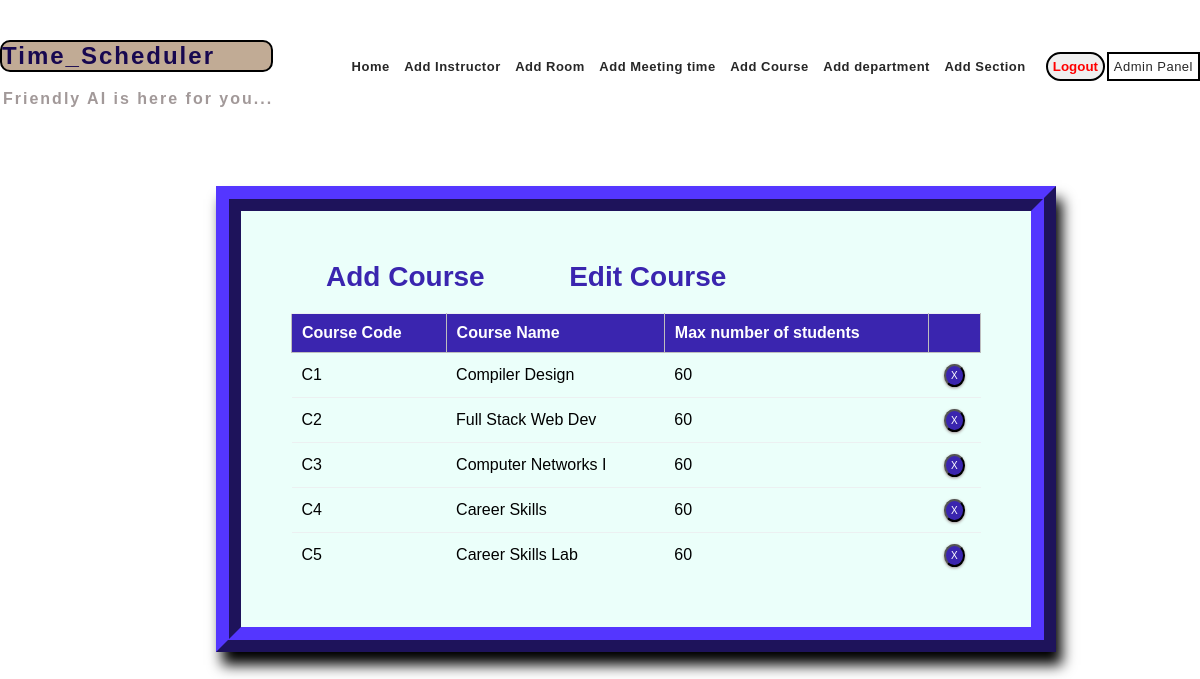
Page /course_list/ on the committed database.
### mm1/models.py (models this page shows, shortened)
class Course(models.Model):
    course_number = models.CharField(max_length=5, primary_key=True)
    course_name = models.CharField(max_length=40)
    max_numb_students = models.CharField(max_length=65)
    instructors = models.ManyToManyField(Instructor)

### mm1/views.py (the view)
# urls.py: path('course_list/', views.course_list_view, name='editcourse'),
def course_list_view(request):
    context = {
        'courses': Course.objects.all()
    }
    return render(request, 'crslist.html', context)

### templates/crslist.html (shortened to what this page needs)
{% extends 'base.html' %} {% block content %} {% load static %}
<fieldset class="fieldset">
  <a href="{% url 'mm1:addcourse'%}"
    ><h1 class="tablink" onclick="openPage('new')" id="defaultOpen">
      Add Course
    </h1></a
  >
  <h1 class="tablink" onclick="openPage('edit')" id="link_to_edit">
    Edit Course
  </h1>
  <div class="tabcontent" id="edit">
    <table class="table1">
      <thead>
        <tr class="table-headers">
          <th>Course Code</th>
          <th>Course Name</th>
          <th>Max number of students</th>
          <th class="empty"></th>
        </tr>
      </thead>
      <tbody>
        {% for crs in courses %}
        <tr>
          <td>{{crs.course_number}}</td>
          <td>{{crs.course_name}}</td>
          <td>{{crs.max_numb_students}}</td>
          <td class="empty">
            <form
              action="{% url 'mm1:deletecourse' crs.course_number %}"
              method="post"
            >
              <input type="submit" value="X" class="cross" />
            </form>
          </td>
        </tr>
        {% endfor %}
      </tbody>
    </table>
  </div>
</fieldset>
{% endblock %}

### static/CSS/style.css (style rules this page uses)
* { margin: 0; padding: 0; box-sizing: border-box; font-family: sans-serif; }
html { scroll-behavior: smooth; }
a { text-decoration: none; }
form { margin-top: 3%; margin-left: 18%; margin-right: 12%; }
fieldset h1 { color: #3a25af; padding-bottom: 20px; margin-left: 35px; display: inline-block; cursor: pointer; font-size: 28px; }
fieldset input { padding: 8px; color: #938c8c; }
.table2 td, th { border: 1px solid rgb(190, 190, 190); padding: 10px 20px; }
.table1 { width: 100%; border-collapse: collapse; text-align: left; overflow: hidden; }
.table1 td, th { border-top: 1px solid #ecf0f1; padding: 10px; }
.table1 th { background-color: #3a25af; color: #fff; }
.cross { border-radius: 50%; font-size: 10px; box-shadow: 0px 1px 3px 0px #9e9292; padding: 4px 5px; color: #fff; background-color: #3a25af; cursor: pointer; }
#link_to_edit { padding-left: 45px; }
.fieldset { margin-top: 3%; margin-left: 18%; margin-right: 12%; padding: 50px; border-width: 25px; border-style: ridge; border-color: #3a25af; box-shadow: 6px 13px 13px 0px black; background-color: #ebfffa; }

### rows in the picture
Course: course_number "C1", course_name "Compiler Design", max_numb_students "60"
Course: course_number "C2", course_name "Full Stack Web Dev", max_numb_students "60"
Course: course_number "C3", course_name "Computer Networks I", max_numb_students "60"
Course: course_number "C4", course_name "Career Skills", max_numb_students "60"
Course: course_number "C5", course_name "Career Skills Lab", max_numb_students "60"
